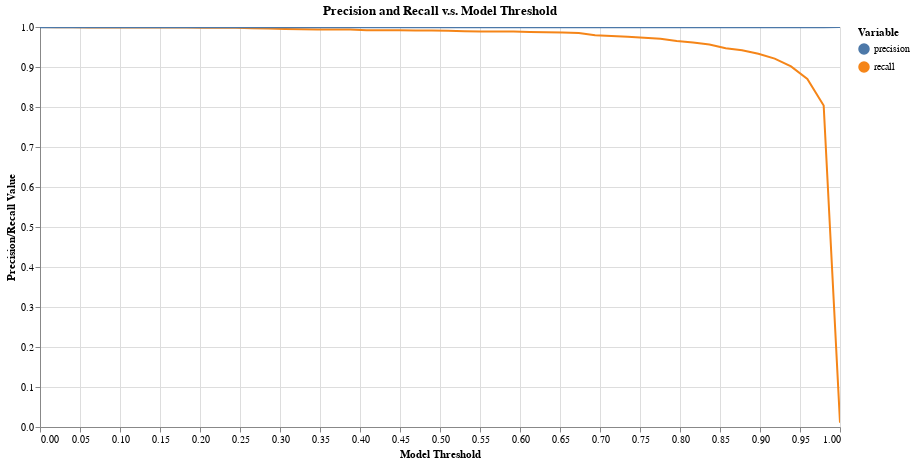

The notebook cell saved with this chart:
### Code cell
tutorial.plot_precision_recall_vs_threshold(df_eval)

### Figure 1 — Vega-Lite specification as saved in the notebook (floating-point values rounded to 4 significant figures)
{"config": {"view": {"continuousWidth": 400, "continuousHeight": 300}}, "layer": [{"mark": "line", "encoding": {"color": {"type": "nominal", "field": "variable", "legend": {"title": "Variable"}}, "tooltip": [{"type": "nominal", "field": "variable"}, {"type": "quantitative", "field": "threshold"}, {"type": "quantitative", "field": "value"}], "x": {"type": "quantitative", "axis": {"title": "Model Threshold"}, "field": "threshold"}, "y": {"type": "quantitative", "axis": {"title": "Precision/Recall Value"}, "field": "value", "scale": {"domain": [0, 1]}}}, "selection": {"selector004": {"type": "interval", "bind": "scales", "encodings": ["x", "y"]}}, "title": "Precision and Recall v.s. Model Threshold"}, {"mark": "point", "encoding": {"opacity": {"value": 0}, "x": {"type": "quantitative", "field": "threshold"}}, "selection": {"selector003": {"type": "single", "nearest": true, "on": "mouseover", "fields": ["threshold"], "empty": "none"}}}, {"mark": "point", "encoding": {"color": {"type": "nominal", "field": "variable", "legend": {"title": "Variable"}}, "opacity": {"condition": {"value": 1, "selection": "selector003"}, "value": 0}, "tooltip": [{"type": "nominal", "field": "variable"}, {"type": "quantitative", "field": "threshold"}, {"type": "quantitative", "field": "value"}], "x": {"type": "quantitative", "axis": {"title": "Model Threshold"}, "field": "threshold"}, "y": {"type": "quantitative", "axis": {"title": "Precision/Recall Value"}, "field": "value", "scale": {"domain": [0, 1]}}}, "title": "Precision and Recall v.s. Model Threshold"}, {"mark": {"type": "rule", "color": "gray"}, "encoding": {"x": {"type": "quantitative", "field": "threshold"}}, "transform": [{"filter": {"selection": "selector003"}}]}, {"mark": {"type": "text", "align": "right", "dx": -10, "dy": -5, "fontWeight": 300, "lineBreak": "\n"}, "encoding": {"color": {"type": "nominal", "field": "variable", "legend": {"title": "Variable"}}, "text": {"condition": {"type": "nominal", "field": "label", "selection": "selector003"}, "value": " "}, "tooltip": [{"type": "nominal", "field": "variable"}, {"type": "quantitative", "field": "threshold"}, {"type": "quantitative", "field": "value"}], "x": {"type": "quantitative", "axis": {"title": "Model Threshold"}, "field": "threshold"}, "y": {"type": "quantitative", "axis": {"title": "Precision/Recall Value"}, "field": "value", "scale": {"domain": [0, 1]}}}, "title": "Precision and Recall v.s. Model Threshold"}], "data": {"name": "data-05f2861eaa3ac70f0003c741c7b43929"}, "height": 400, "width": 800, "$schema": "https://vega.github.io/schema/vega-lite/v4.8.1.json", "datasets": {"data-05f2861eaa3ac70f0003c741c7b43929": [{"threshold": 0.0, "label": "threshold: 0.0\nprecision: 0.999\nrecall: 1.0", "variable": "recall", "value": 1.0}, {"threshold": 0.02041, "label": "threshold: 0.02\nprecision: 0.999\nrecall: 0.999", "variable": "recall", "value": 0.9993}, {"threshold": 0.04082, "label": "threshold: 0.041\nprecision: 0.999\nrecall: 0.999", "variable": "recall", "value": 0.9993}, {"threshold": 0.06122, "label": "threshold: 0.061\nprecision: 0.999\nrecall: 0.999", "variable": "recall", "value": 0.9986}, {"threshold": 0.08163, "label": "threshold: 0.082\nprecision: 0.999\nrecall: 0.999", "variable": "recall", "value": 0.9986}, {"threshold": 0.102, "label": "threshold: 0.102\nprecision: 0.999\nrecall: 0.999", "variable": "recall", "value": 0.9986}, {"threshold": 0.1224, "label": "threshold: 0.122\nprecision: 0.999\nrecall: 0.999", "variable": "recall", "value": 0.9986}, {"threshold": 0.1429, "label": "threshold: 0.143\nprecision: 0.999\nrecall: 0.999", "variable": "recall", "value": 0.9986}, {"threshold": 0.1633, "label": "threshold: 0.163\nprecision: 0.999\nrecall: 0.999", "variable": "recall", "value": 0.9986}, {"threshold": 0.1837, "label": "threshold: 0.184\nprecision: 0.999\nrecall: 0.999", "variable": "recall", "value": 0.9986}, {"threshold": 0.2041, "label": "threshold: 0.204\nprecision: 0.999\nrecall: 0.998", "variable": "recall", "value": 0.9978}, {"threshold": 0.2245, "label": "threshold: 0.224\nprecision: 0.999\nrecall: 0.998", "variable": "recall", "value": 0.9978}, {"threshold": 0.2449, "label": "threshold: 0.245\nprecision: 0.999\nrecall: 0.998", "variable": "recall", "value": 0.9978}, {"threshold": 0.2653, "label": "threshold: 0.265\nprecision: 0.999\nrecall: 0.997", "variable": "recall", "value": 0.9971}, {"threshold": 0.2857, "label": "threshold: 0.286\nprecision: 0.999\nrecall: 0.996", "variable": "recall", "value": 0.9964}, {"threshold": 0.3061, "label": "threshold: 0.306\nprecision: 0.999\nrecall: 0.995", "variable": "recall", "value": 0.995}, {"threshold": 0.3265, "label": "threshold: 0.327\nprecision: 0.999\nrecall: 0.994", "variable": "recall", "value": 0.9943}, {"threshold": 0.3469, "label": "threshold: 0.347\nprecision: 0.999\nrecall: 0.994", "variable": "recall", "value": 0.9935}, {"threshold": 0.3673, "label": "threshold: 0.367\nprecision: 0.999\nrecall: 0.994", "variable": "recall", "value": 0.9935}, {"threshold": 0.3878, "label": "threshold: 0.388\nprecision: 0.999\nrecall: 0.994", "variable": "recall", "value": 0.9935}, {"threshold": 0.4082, "label": "threshold: 0.408\nprecision: 0.999\nrecall: 0.992", "variable": "recall", "value": 0.9921}, {"threshold": 0.4286, "label": "threshold: 0.429\nprecision: 0.999\nrecall: 0.992", "variable": "recall", "value": 0.9921}, {"threshold": 0.449, "label": "threshold: 0.449\nprecision: 0.999\nrecall: 0.992", "variable": "recall", "value": 0.9921}, {"threshold": 0.4694, "label": "threshold: 0.469\nprecision: 0.999\nrecall: 0.991", "variable": "recall", "value": 0.9914}, {"threshold": 0.4898, "label": "threshold: 0.49\nprecision: 0.999\nrecall: 0.991", "variable": "recall", "value": 0.9914}, {"threshold": 0.5102, "label": "threshold: 0.51\nprecision: 0.999\nrecall: 0.991", "variable": "recall", "value": 0.9907}, {"threshold": 0.5306, "label": "threshold: 0.531\nprecision: 0.999\nrecall: 0.989", "variable": "recall", "value": 0.9892}, {"threshold": 0.551, "label": "threshold: 0.551\nprecision: 0.999\nrecall: 0.989", "variable": "recall", "value": 0.9885}, {"threshold": 0.5714, "label": "threshold: 0.571\nprecision: 0.999\nrecall: 0.989", "variable": "recall", "value": 0.9885}, {"threshold": 0.5918, "label": "threshold: 0.592\nprecision: 0.999\nrecall: 0.989", "variable": "recall", "value": 0.9885}, {"threshold": 0.6122, "label": "threshold: 0.612\nprecision: 0.999\nrecall: 0.988", "variable": "recall", "value": 0.9878}, {"threshold": 0.6327, "label": "threshold: 0.633\nprecision: 0.999\nrecall: 0.987", "variable": "recall", "value": 0.9871}, {"threshold": 0.6531, "label": "threshold: 0.653\nprecision: 0.999\nrecall: 0.986", "variable": "recall", "value": 0.9864}, {"threshold": 0.6735, "label": "threshold: 0.673\nprecision: 0.999\nrecall: 0.985", "variable": "recall", "value": 0.9849}, {"threshold": 0.6939, "label": "threshold: 0.694\nprecision: 0.999\nrecall: 0.979", "variable": "recall", "value": 0.9792}, {"threshold": 0.7143, "label": "threshold: 0.714\nprecision: 0.999\nrecall: 0.978", "variable": "recall", "value": 0.9777}, {"threshold": 0.7347, "label": "threshold: 0.735\nprecision: 0.999\nrecall: 0.976", "variable": "recall", "value": 0.9756}, {"threshold": 0.7551, "label": "threshold: 0.755\nprecision: 0.999\nrecall: 0.973", "variable": "recall", "value": 0.9734}, {"threshold": 0.7755, "label": "threshold: 0.776\nprecision: 0.999\nrecall: 0.971", "variable": "recall", "value": 0.9705}, {"threshold": 0.7959, "label": "threshold: 0.796\nprecision: 0.999\nrecall: 0.965", "variable": "recall", "value": 0.9648}, {"threshold": 0.8163, "label": "threshold: 0.816\nprecision: 0.999\nrecall: 0.961", "variable": "recall", "value": 0.9612}, {"threshold": 0.8367, "label": "threshold: 0.837\nprecision: 0.999\nrecall: 0.956", "variable": "recall", "value": 0.9562}, {"threshold": 0.8571, "label": "threshold: 0.857\nprecision: 0.999\nrecall: 0.947", "variable": "recall", "value": 0.9468}, {"threshold": 0.8776, "label": "threshold: 0.878\nprecision: 0.999\nrecall: 0.942", "variable": "recall", "value": 0.9418}, {"threshold": 0.898, "label": "threshold: 0.898\nprecision: 0.999\nrecall: 0.933", "variable": "recall", "value": 0.9332}, {"threshold": 0.9184, "label": "threshold: 0.918\nprecision: 0.999\nrecall: 0.921", "variable": "recall", "value": 0.921}, {"threshold": 0.9388, "label": "threshold: 0.939\nprecision: 0.999\nrecall: 0.902", "variable": "recall", "value": 0.9016}, {"threshold": 0.9592, "label": "threshold: 0.959\nprecision: 0.999\nrecall: 0.87", "variable": "recall", "value": 0.87}, {"threshold": 0.9796, "label": "threshold: 0.98\nprecision: 0.999\nrecall: 0.804", "variable": "recall", "value": 0.8039}, {"threshold": 1.0, "label": "threshold: 1.0\nprecision: 1.0\nrecall: 0.011", "variable": "recall", "value": 0.01078}, {"threshold": 0.0, "label": "threshold: 0.0\nprecision: 0.999\nrecall: 1.0", "variable": "precision", "value": 0.9993}, {"threshold": 0.02041, "label": "threshold: 0.02\nprecision: 0.999\nrecall: 0.999", "variable": "precision", "value": 0.9993}, {"threshold": 0.04082, "label": "threshold: 0.041\nprecision: 0.999\nrecall: 0.999", "variable": "precision", "value": 0.9993}, {"threshold": 0.06122, "label": "threshold: 0.061\nprecision: 0.999\nrecall: 0.999", "variable": "precision", "value": 0.9993}, {"threshold": 0.08163, "label": "threshold: 0.082\nprecision: 0.999\nrecall: 0.999", "variable": "precision", "value": 0.9993}, {"threshold": 0.102, "label": "threshold: 0.102\nprecision: 0.999\nrecall: 0.999", "variable": "precision", "value": 0.9993}, {"threshold": 0.1224, "label": "threshold: 0.122\nprecision: 0.999\nrecall: 0.999", "variable": "precision", "value": 0.9993}, {"threshold": 0.1429, "label": "threshold: 0.143\nprecision: 0.999\nrecall: 0.999", "variable": "precision", "value": 0.9993}, {"threshold": 0.1633, "label": "threshold: 0.163\nprecision: 0.999\nrecall: 0.999", "variable": "precision", "value": 0.9993}, {"threshold": 0.1837, "label": "threshold: 0.184\nprecision: 0.999\nrecall: 0.999", "variable": "precision", "value": 0.9993}, {"threshold": 0.2041, "label": "threshold: 0.204\nprecision: 0.999\nrecall: 0.998", "variable": "precision", "value": 0.9993}, {"threshold": 0.2245, "label": "threshold: 0.224\nprecision: 0.999\nrecall: 0.998", "variable": "precision", "value": 0.9993}, {"threshold": 0.2449, "label": "threshold: 0.245\nprecision: 0.999\nrecall: 0.998", "variable": "precision", "value": 0.9993}, {"threshold": 0.2653, "label": "threshold: 0.265\nprecision: 0.999\nrecall: 0.997", "variable": "precision", "value": 0.9993}, {"threshold": 0.2857, "label": "threshold: 0.286\nprecision: 0.999\nrecall: 0.996", "variable": "precision", "value": 0.9993}, {"threshold": 0.3061, "label": "threshold: 0.306\nprecision: 0.999\nrecall: 0.995", "variable": "precision", "value": 0.9993}, {"threshold": 0.3265, "label": "threshold: 0.327\nprecision: 0.999\nrecall: 0.994", "variable": "precision", "value": 0.9993}, {"threshold": 0.3469, "label": "threshold: 0.347\nprecision: 0.999\nrecall: 0.994", "variable": "precision", "value": 0.9993}, {"threshold": 0.3673, "label": "threshold: 0.367\nprecision: 0.999\nrecall: 0.994", "variable": "precision", "value": 0.9993}, {"threshold": 0.3878, "label": "threshold: 0.388\nprecision: 0.999\nrecall: 0.994", "variable": "precision", "value": 0.9993}, {"threshold": 0.4082, "label": "threshold: 0.408\nprecision: 0.999\nrecall: 0.992", "variable": "precision", "value": 0.9993}, {"threshold": 0.4286, "label": "threshold: 0.429\nprecision: 0.999\nrecall: 0.992", "variable": "precision", "value": 0.9993}, {"threshold": 0.449, "label": "threshold: 0.449\nprecision: 0.999\nrecall: 0.992", "variable": "precision", "value": 0.9993}, {"threshold": 0.4694, "label": "threshold: 0.469\nprecision: 0.999\nrecall: 0.991", "variable": "precision", "value": 0.9993}, {"threshold": 0.4898, "label": "threshold: 0.49\nprecision: 0.999\nrecall: 0.991", "variable": "precision", "value": 0.9993}, {"threshold": 0.5102, "label": "threshold: 0.51\nprecision: 0.999\nrecall: 0.991", "variable": "precision", "value": 0.9993}, {"threshold": 0.5306, "label": "threshold: 0.531\nprecision: 0.999\nrecall: 0.989", "variable": "precision", "value": 0.9993}, {"threshold": 0.551, "label": "threshold: 0.551\nprecision: 0.999\nrecall: 0.989", "variable": "precision", "value": 0.9993}, {"threshold": 0.5714, "label": "threshold: 0.571\nprecision: 0.999\nrecall: 0.989", "variable": "precision", "value": 0.9993}, {"threshold": 0.5918, "label": "threshold: 0.592\nprecision: 0.999\nrecall: 0.989", "variable": "precision", "value": 0.9993}, {"threshold": 0.6122, "label": "threshold: 0.612\nprecision: 0.999\nrecall: 0.988", "variable": "precision", "value": 0.9993}, {"threshold": 0.6327, "label": "threshold: 0.633\nprecision: 0.999\nrecall: 0.987", "variable": "precision", "value": 0.9993}, {"threshold": 0.6531, "label": "threshold: 0.653\nprecision: 0.999\nrecall: 0.986", "variable": "precision", "value": 0.9993}, {"threshold": 0.6735, "label": "threshold: 0.673\nprecision: 0.999\nrecall: 0.985", "variable": "precision", "value": 0.9993}, {"threshold": 0.6939, "label": "threshold: 0.694\nprecision: 0.999\nrecall: 0.979", "variable": "precision", "value": 0.9993}, {"threshold": 0.7143, "label": "threshold: 0.714\nprecision: 0.999\nrecall: 0.978", "variable": "precision", "value": 0.9993}, {"threshold": 0.7347, "label": "threshold: 0.735\nprecision: 0.999\nrecall: 0.976", "variable": "precision", "value": 0.9993}, {"threshold": 0.7551, "label": "threshold: 0.755\nprecision: 0.999\nrecall: 0.973", "variable": "precision", "value": 0.9993}, {"threshold": 0.7755, "label": "threshold: 0.776\nprecision: 0.999\nrecall: 0.971", "variable": "precision", "value": 0.9993}, {"threshold": 0.7959, "label": "threshold: 0.796\nprecision: 0.999\nrecall: 0.965", "variable": "precision", "value": 0.9993}, {"threshold": 0.8163, "label": "threshold: 0.816\nprecision: 0.999\nrecall: 0.961", "variable": "precision", "value": 0.9993}, {"threshold": 0.8367, "label": "threshold: 0.837\nprecision: 0.999\nrecall: 0.956", "variable": "precision", "value": 0.9992}, {"threshold": 0.8571, "label": "threshold: 0.857\nprecision: 0.999\nrecall: 0.947", "variable": "precision", "value": 0.9992}, {"threshold": 0.8776, "label": "threshold: 0.878\nprecision: 0.999\nrecall: 0.942", "variable": "precision", "value": 0.9992}, {"threshold": 0.898, "label": "threshold: 0.898\nprecision: 0.999\nrecall: 0.933", "variable": "precision", "value": 0.9992}, {"threshold": 0.9184, "label": "threshold: 0.918\nprecision: 0.999\nrecall: 0.921", "variable": "precision", "value": 0.9992}, {"threshold": 0.9388, "label": "threshold: 0.939\nprecision: 0.999\nrecall: 0.902", "variable": "precision", "value": 0.9992}, {"threshold": 0.9592, "label": "threshold: 0.959\nprecision: 0.999\nrecall: 0.87", "variable": "precision", "value": 0.9992}, {"threshold": 0.9796, "label": "threshold: 0.98\nprecision: 0.999\nrecall: 0.804", "variable": "precision", "value": 0.9991}, {"threshold": 1.0, "label": "threshold: 1.0\nprecision: 1.0\nrecall: 0.011", "variable": "precision", "value": 1.0}]}}
